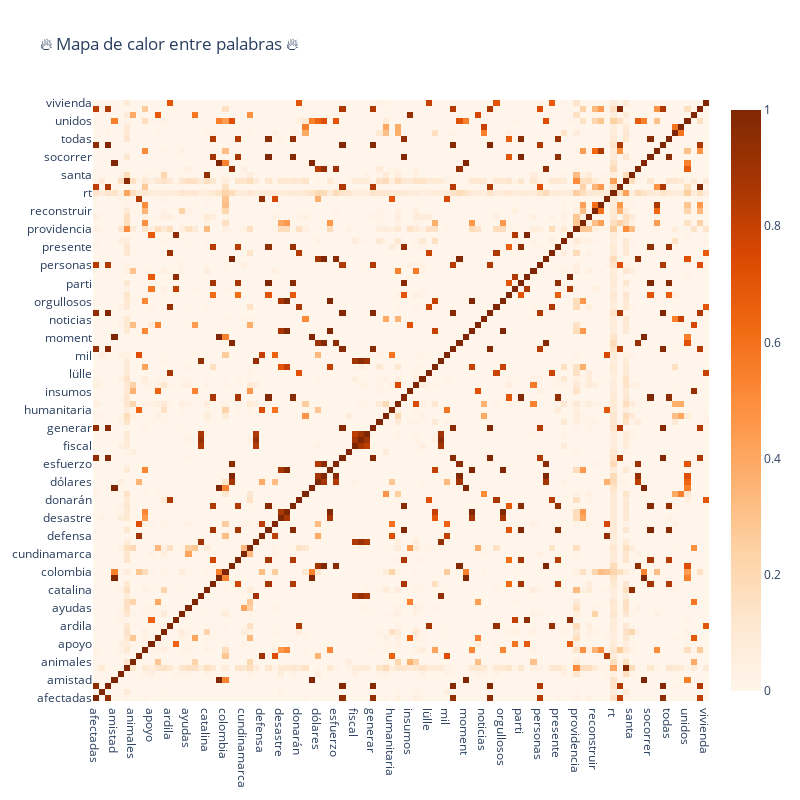

Notebook code for this chart:
### Code cell
trace = go.Heatmap(z=temp.values.tolist(),
                   x=temp.index.values,
                   y=temp.columns.values,
                   colorscale='Oranges')

layout = go.Layout(title='🔥 Mapa de calor entre palabras 🔥',
                   width=800, height=800)

fig = go.Figure(data=[trace],layout=layout)
iplot(fig)

### Figure 1 — Plotly figure (JSON) as saved in the notebook; plotly's stock layout.template omitted (floating-point values rounded to 4 significant figures; data arrays with more than 128 entries replaced by an {"elided": "..."} marker saying what was removed)
{"data": [{"colorscale": [[0, "rgb(255,245,235)"], [0.125, "rgb(254,230,206)"], [0.25, "rgb(253,208,162)"], [0.375, "rgb(253,174,107)"], [0.5, "rgb(253,141,60)"], [0.625, "rgb(241,105,19)"], [0.75, "rgb(217,72,1)"], [0.875, "rgb(166,54,3)"], [1, "rgb(127,39,4)"]], "type": "heatmap", "x": ["afectadas", "agua", "aliviar", "amistad", "andres", "andrés", "animales", "apoya", "apoyar", "apoyo", "aquí", "archipiélago", "ardila", "avión", "ayudar", "ayudas", "aún", "caso", "catalina", "centro", "cercana", "colombia", "contribuido", "crisis", "cundinamarca", "damnificados", "daniel", "defensa", "democrático", "departamento", "desastre", "devastador", "donando", "donarán", "dos", "duradera", "dólares", "embajador", "enfrenta", "esfuerzo", "esperanza", "familia", "fiscal", "fiscalía", "general", "generar", "gobierno", "hoy", "humanitaria", "huracán", "igual", "insumos", "iota", "isla", "lülle", "mientras", "miguel", "mil", "miles", "millón", "moment", "natura", "necesitan", "noticias", "objet", "organización", "orgullosos", "pandemia", "parte", "parti", "partió", "paso", "personas", "philip", "postobón", "presente", "presidente", "proporcionado", "providencia", "pueblo", "reconstrucción", "reconstruir", "recuperación", "respuesta", "rt", "salvar", "san", "santa", "semana", "significa", "socorrer", "solidariza", "sufrimiento", "todas", "tragedia", "triste", "unidos", "urgente", "vidas", "vivienda"], "y": ["afectadas", "agua", "aliviar", "amistad", "andres", "andrés", "animales", "apoya", "apoyar", "apoyo", "aquí", "archipiélago", "ardila", "avión", "ayudar", "ayudas", "aún", "caso", "catalina", "centro", "cercana", "colombia", "contribuido", "crisis", "cundinamarca", "damnificados", "daniel", "defensa", "democrático", "departamento", "desastre", "devastador", "donando", "donarán", "dos", "duradera", "dólares", "embajador", "enfrenta", "esfuerzo", "esperanza", "familia", "fiscal", "fiscalía", "general", "generar", "gobierno", "hoy", "humanitaria", "huracán", "igual", "insumos", "iota", "isla", "lülle", "mientras", "miguel", "mil", "miles", "millón", "moment", "natura", "necesitan", "noticias", "objet", "organización", "orgullosos", "pandemia", "parte", "parti", "partió", "paso", "personas", "philip", "postobón", "presente", "presidente", "proporcionado", "providencia", "pueblo", "reconstrucción", "reconstruir", "recuperación", "respuesta", "rt", "salvar", "san", "santa", "semana", "significa", "socorrer", "solidariza", "sufrimiento", "todas", "tragedia", "triste", "unidos", "urgente", "vidas", "vivienda"], "z": {"elided": "100x100 float values"}}], "layout": {"height": 800, "title": {"text": "🔥 Mapa de calor entre palabras 🔥"}, "width": 800}}
